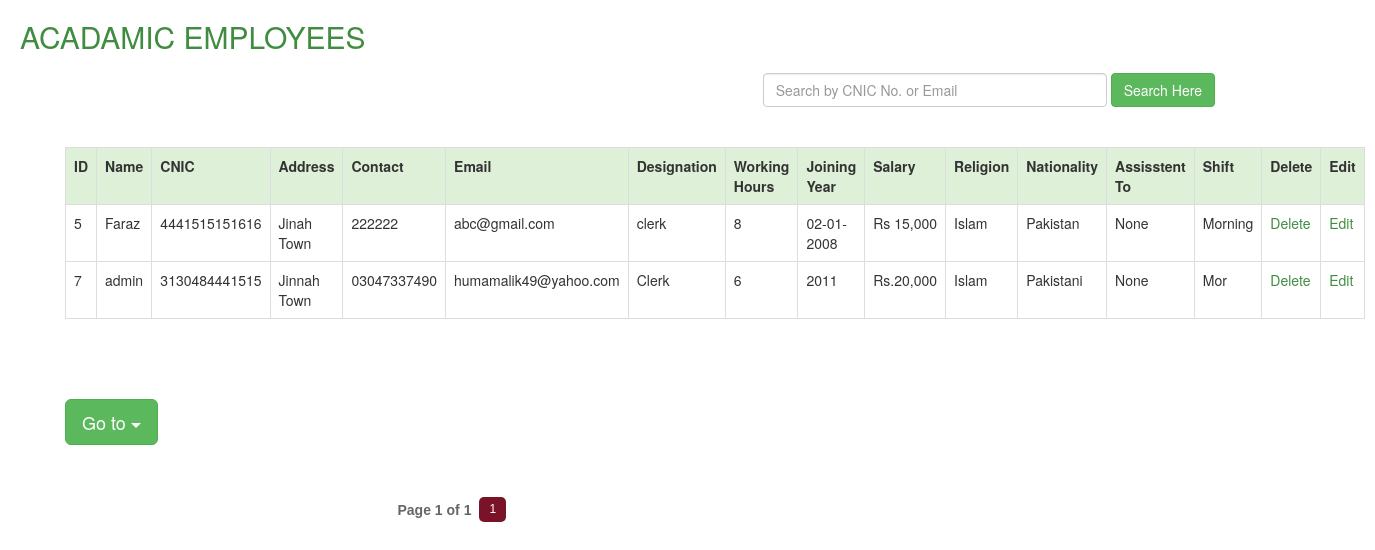
/acad_emp.php (signed in), run on the app's committed database.
### tables this page shows
CREATE TABLE IF NOT EXISTS `acad_emp` (
`id` int(30) NOT NULL,
  `name` varchar(60) NOT NULL,
  `cnic` varchar(60) NOT NULL,
  `addr` varchar(60) NOT NULL,
  `contact` varchar(60) NOT NULL,
  `email` varchar(60) NOT NULL,
  `desig` varchar(60) NOT NULL,
  `hours` varchar(60) NOT NULL,
  `year` varchar(60) NOT NULL,
  `salary` varchar(60) NOT NULL,
  `religion` text NOT NULL,
  `nationality` text NOT NULL,
  `assistent_to` text NOT NULL,
  `shift` text NOT NULL
);

### acad_emp.php (the view, shortened to what this page needs)
<?php
function pagination($total_num_results,$posts_per_page,$cur_page) {
  $no = $total_num_results / $posts_per_page;
  $no = ceil($no);
  $pages_html="";
  $start_page=$cur_page-2;
  $end_page=$cur_page+2;
  $start_diff=$cur_page-1;
  $end_diff=$no-$cur_page;
  if($end_diff < 2) {
    $start_page=$cur_page+$end_diff;
    $start_page=$start_page-4;
  }
  while($start_page < 1) { $start_page=$start_page+1; }
  if($start_diff < 2) {
    $end_page=$cur_page-$start_diff;
    $end_page=$end_page+4;
  }
  while($end_page > $no) { $end_page=$end_page-1; }
  $pages_html .= "<div id='pagination' >";
  $pages_html .= "<label class='disptext' >Page ".$cur_page." of ".$no."</label>";
  for($i=$start_page; $i<=$end_page; $i++) { $pages_html .= "<a href='?page=".$i."' id='page".$i."' > ".$i." </a>"; }
  $pages_html .= "<script type='text/javascript'>var d = document.getElementById('page".$cur_page."');
  d.className += ' selectedpage';</script>";
  $pages_html .= "</div>";
  return $pages_html;
}
?>
<!DOCTYPE html>
<html>
<head>
<link href="css/bootstrap.min.css" rel="stylesheet">
<link href="admin.css" rel="stylesheet" type="text/css" />
</head>
<body>
<div class="heading"><h2>ACADAMIC EMPLOYEES</h2></div>
	<div class="search">
	<form class="form-inline" action="acad_emp.php" method="get">
	<div class="form-group">
    <input type="text" class="form-control" id="info" name="search" placeholder="Search by CNIC No. or Email" size="40">
  </div>
  <button type="submit" name="sub" class="btn btn-success">Search Here</button>
</form></div>
		<div class="container">
		<div class="responsive-table">
	<table class="table table-bordered">
	  <tr class="success">
	    <th>ID</th>
	    <th>Name</th>
	    <th>CNIC</th>
		<th>Address</th>
	    <th>Contact</th>
	    <th>Email</th>
	    <th>Designation</th>
	    <th>Working Hours</th>
	    <th>Joining Year</th>
		<th>Salary</th>
		<th>Religion</th>
		<th>Nationality</th>
		<th>Assisstent To</th>
		<th>Shift</th>
	    <th>Delete</th>
		<th>Edit</th>
      </tr>
	<tr>
	  <?php
$query ="select * from acad_emp";
$run = mysql_query($query);
while($row=mysql_fetch_array($run))
{
	$id 							= $row['id'];
	$acad_emp_name					=	$row[1];
	$acad_emp_cnic					=	$row[2];
	$acad_emp_address				=	$row[3];
	$acad_emp_cntct					=	$row[4];
	$acad_emp_email					=	$row[5];
	$acad_emp_designation			=	$row[6];
	$acad_emp_hours					=	$row[7];
	$acad_emp_year					=	$row[8];
	$acad_emp_salary				=	$row[9];
	$acad_emp_religion				=	$row[10];
	$acad_emp_nationality			=	$row[11];
	$acad_emp_assisstent			=	$row[12];
	$acad_emp_shift					=	$row[13];
?>
	    <td><?php echo $id; ?></td>
	    <td><?php echo $acad_emp_name; ?> </td>
	    <td><?php echo $acad_emp_cnic; ?></td>
		<td><?php echo $acad_emp_address; ?></td>
	    <td><?php echo $acad_emp_cntct; ?></td>
	    <td><?php echo $acad_emp_email; ?></td>
	    <td><?php echo $acad_emp_designation; ?></td>
	    <td><?php echo $acad_emp_hours; ?></td>
	    <td><?php echo $acad_emp_year; ?></td>
	    <td><?php echo $acad_emp_salary; ?></td>
		<td><?php echo $acad_emp_religion; ?></td>
		<td><?php echo $acad_emp_nationality; ?></td>
		<td><?php echo $acad_emp_assisstent; ?></td>
		<td><?php echo $acad_emp_shift; ?></td>
		<td><a href='del_acad_emp.php?del_acad_emp=<?php echo $id; ?>'><font color="#408C40">Delete</font></a></td>
	    <td><a href='edit_acad_emp.php?edit_acad_emp=<?php echo $id; ?>'><font color="#408C40">Edit</font></a></td>
      </tr>
  <?php }  ?>
</table>
</div>
</div>
		<div class="container">
		<div class="dropdown">
			 <button class="btn btn-success btn-lg  dropdown-toggle" type="button" data-toggle="dropdown">
			 Go to <span class="caret"></span>
			 </button>
				</div>
				</div>
</body>
</html>
<?php
       $query=mysql_query("select * from acad_emp");
       $total_num_results = mysql_num_rows($query);
  $posts_per_page="15";
  $cur_page="1";
  $html=pagination($total_num_results,$posts_per_page,$cur_page);
  echo $html;
?>

### admin.css (style rules this page uses)
.container { margin:50px; padding-top:10px; }
.heading { color:#408C40; margin:20px; }
.search { float:right; margin-right:160px; margin-bottom:40px; }
#pagination { width: 600px;margin: 0 auto; }
#pagination a { padding: 5px 10px; margin: 2px 3px 0px 3px; float: left; font-size: 12px; line-height: 15px; font-family: Arial, Helvetica, Sans-serif; color: #666; background-color:#eeeeee; text-decoration: none; border-radius: 5px; }
#pagination a.selectedpage, #pagination a:hover { background-color: #7A1327; color: #fff; }
#pagination .disptext { margin: 5px 5px 0 10px; float: left; color: #666; font-family: Muli, 'Lucida Sans Unicode', 'Lucida Grande', Verdana, Tahoma, Arial, sans-serif; }

### data on the page
acad_emp: id "5", name "Faraz", cnic "4441515151616", addr "Jinah Town", contact "222222", email "abc@gmail.com", desig "clerk", hours "8", year "02-01-2008", salary "Rs 15,000", religion "Islam", nationality "Pakistan", assistent_to "None", shift "Morning"
acad_emp: id "7", name "admin", cnic "3130484441515", addr "Jinnah Town", contact "03047337490", email "humamalik49@yahoo.com", desig "Clerk", hours "6", year "2011", salary "Rs.20,000", religion "Islam", nationality "Pakistani", assistent_to "None", shift "Mor"

### other printed values
$cur_page "1"
$no "1"
